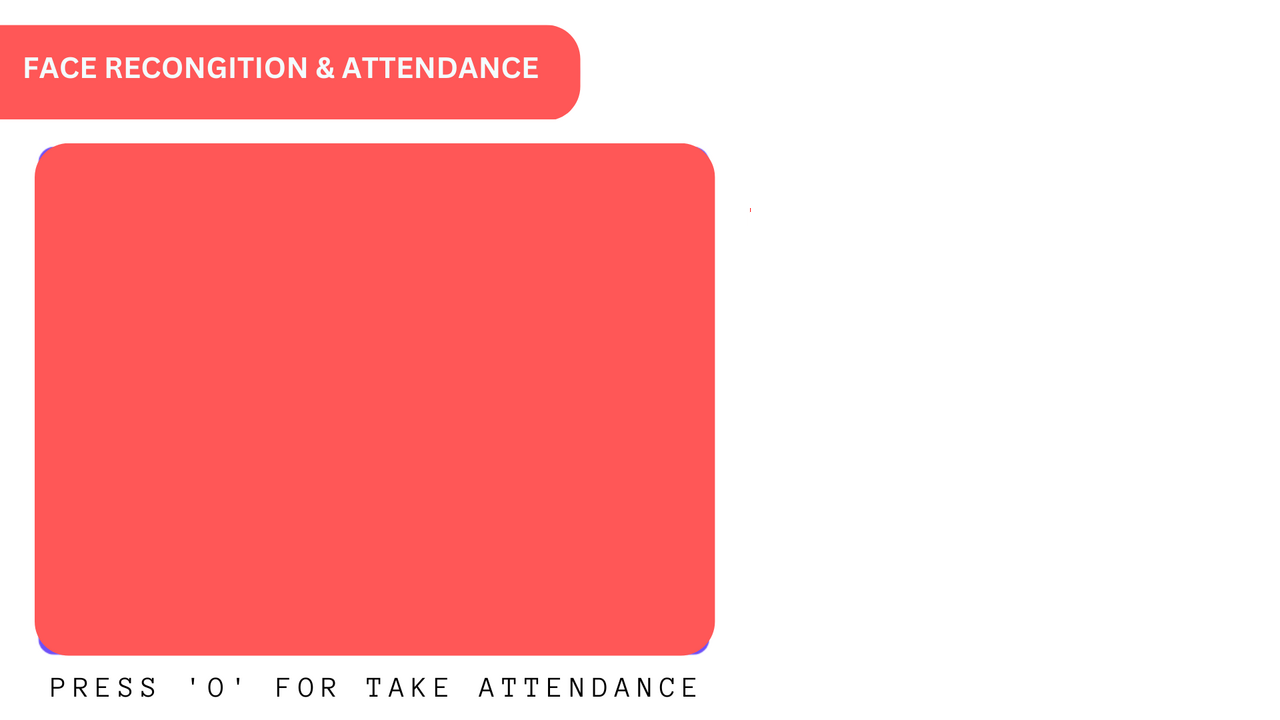
#> input picture facial/background.png, 1280 x 720 px
$ python test.py
#> lines starting #> are read from the running program, lines starting #| are printed output that depends on the picture
from sklearn.neighbors import KNeighborsClassifier
import cv2
import pickle
import numpy as np
import os
import csv
import time
from datetime import datetime


from win32com.client import Dispatch

def speak(str1):
    speak=Dispatch(("SAPI.SpVoice"))
    speak.Speak(str1)

video=cv2.VideoCapture(0)
facedetect=cv2.CascadeClassifier('data/haarcascade_frontalface_default.xml')

with open('data/names.pkl', 'rb') as w:
#> (reads facial/data/names.pkl from the repository)
    LABELS=pickle.load(w)
with open('data/faces_data.pkl', 'rb') as f:
#> (reads facial/data/faces_data.pkl from the repository)
    FACES=pickle.load(f)

#print('Shape of Faces matrix --> ', FACES.shape)

knn=KNeighborsClassifier(n_neighbors=5)
knn.fit(FACES, LABELS)

imgBackground=cv2.imread("background.png")
#> imgBackground is the input picture: shape (720, 1280, 3); mean B, G, R 181.9, 181.9, 254.3

COL_NAMES = ['NAME', 'TIME']

while True:
    ret,frame=video.read()
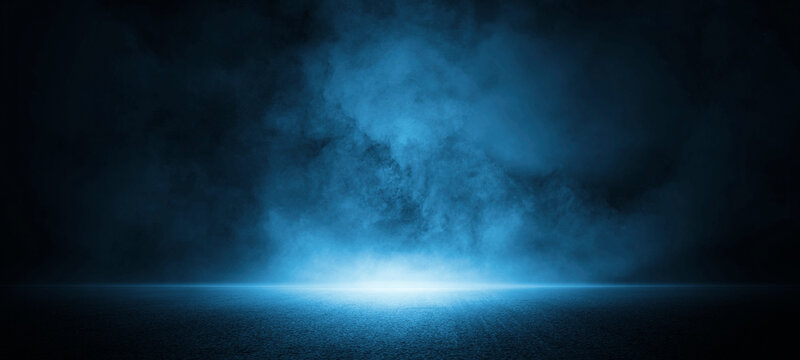
#> input picture facial/images/bg.jpg, 800 x 360 px, given in place of the camera
#> frame is the input picture: shape (360, 800, 3); mean B, G, R 71.4, 51, 18
    gray=cv2.cvtColor(frame, cv2.COLOR_BGR2GRAY)
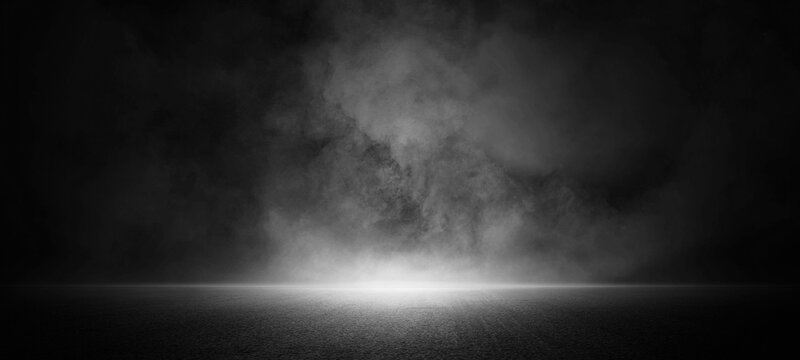
#> gray: shape (360, 800); min 1, max 244, mean 43.5
    faces=facedetect.detectMultiScale(gray, 1.3 ,5)
#> faces = ()
    for (x,y,w,h) in faces:
        crop_img=frame[y:y+h, x:x+w, :]
        resized_img=cv2.resize(crop_img, (50,50)).flatten().reshape(1,-1)
        output=knn.predict(resized_img)
        ts=time.time()
        date=datetime.fromtimestamp(ts).strftime("%d-%m-%Y")
        timestamp=datetime.fromtimestamp(ts).strftime("%H:%M-%S")
        exist=os.path.isfile("Attendance/Attendance_" + date + ".csv")
        cv2.rectangle(frame, (x,y), (x+w, y+h), (0,0,255), 1)
        cv2.rectangle(frame,(x,y),(x+w,y+h),(50,50,255),2)
        cv2.rectangle(frame,(x,y-40),(x+w,y),(50,50,255),-1)
        cv2.putText(frame, str(output[0]), (x,y-15), cv2.FONT_HERSHEY_COMPLEX, 1, (255,255,255), 1)
        cv2.rectangle(frame, (x,y), (x+w, y+h), (50,50,255), 1)
        attendance=[str(output[0]), str(timestamp)]
#> this loop made 0 passes
#> (the run stopped early here; a loop or call above may not have finished)
